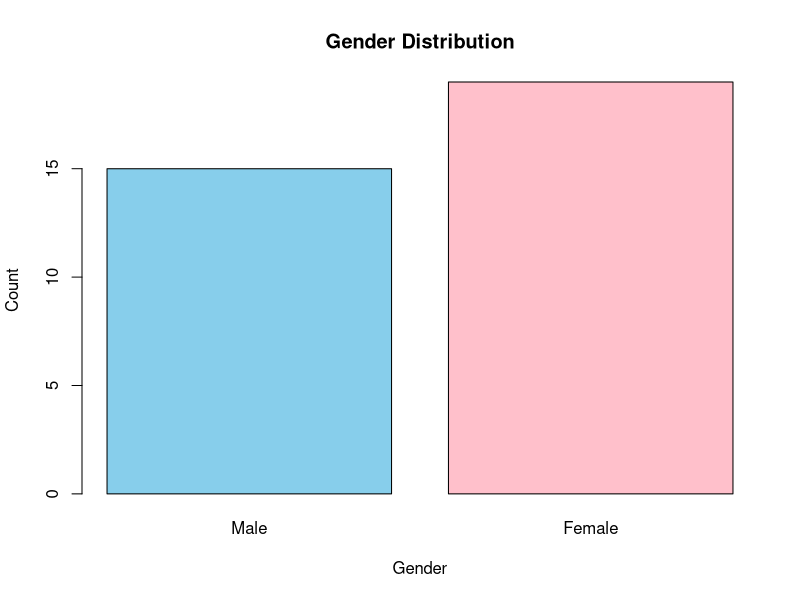
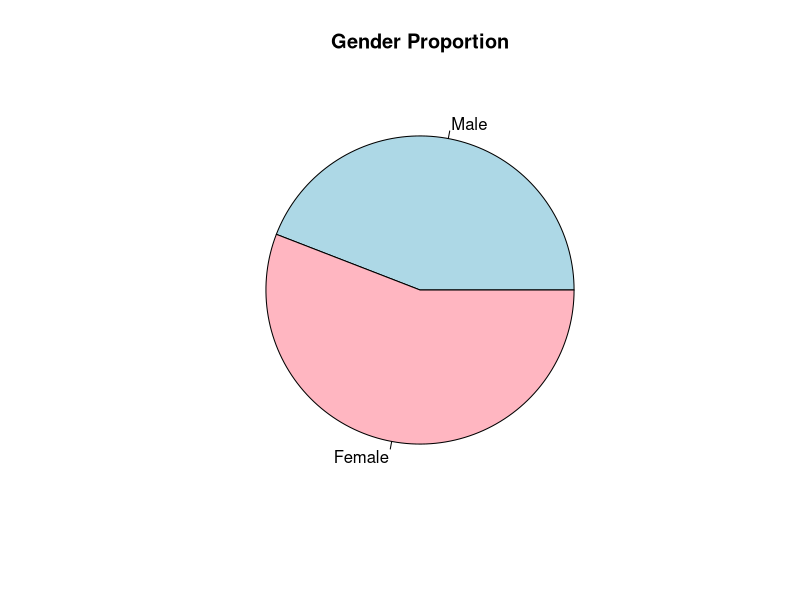
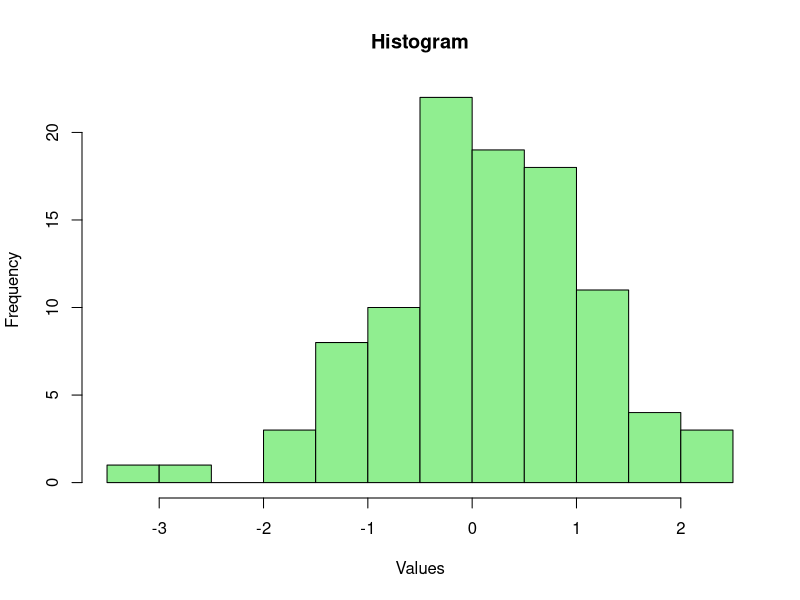
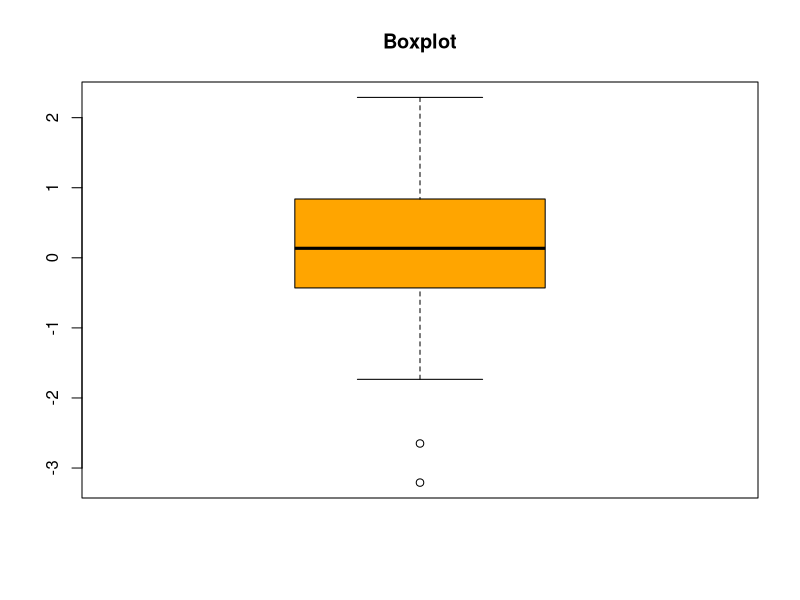
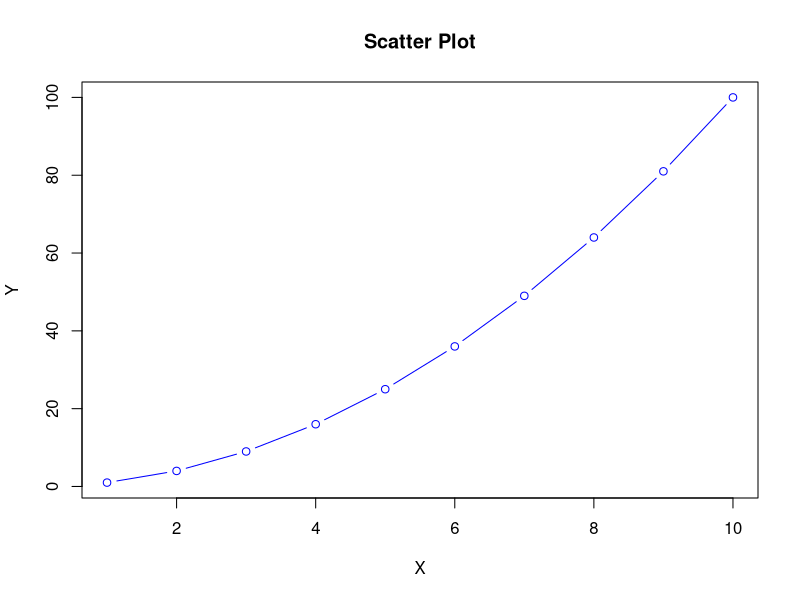

The R script that drew these images, in order:
# Create the vector
x <- c(
  0,0,0,1,1,1,1,0,0,0,1,1,1,1,
  0,0,0,1,1,1,1,0,0,0,1,1,1,1,
  0,0,0,1,1,1
)

# Convert to factor
f <- factor(x)

# Check levels
levels(f)

# Change level labels
levels(f) <- c("Male", "Female")

# Print factor
f

# ---- Plot functionalities ----

# Bar plot
barplot(table(f),
        col = c("skyblue", "pink"),
        main = "Gender Distribution",
        xlab = "Gender",
        ylab = "Count")

# Pie chart
pie(table(f),
    col = c("lightblue", "lightpink"),
    main = "Gender Proportion")

# Histogram (example numeric data)
data <- rnorm(100)
hist(data,
     col = "lightgreen",
     main = "Histogram",
     xlab = "Values")

# Boxplot
boxplot(data,
        col = "orange",
        main = "Boxplot")

# Scatter plot
x1 <- 1:10
y1 <- x1^2
plot(x1, y1,
     type = "b",
     col = "blue",
     main = "Scatter Plot",
     xlab = "X",
     ylab = "Y")
